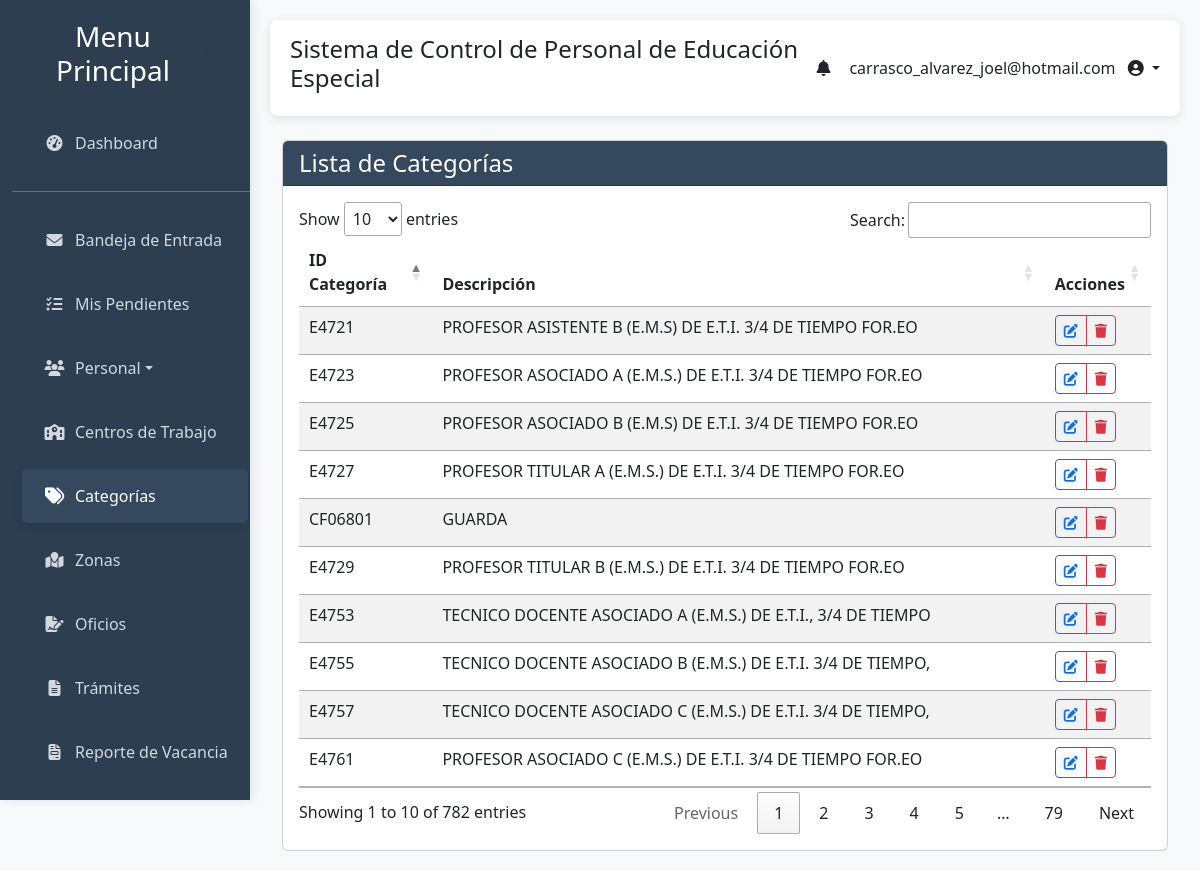
/categorias/ (signed in), run on the app's committed database.
### gestion_escolar/models.py (models this page shows, shortened)
class Categoria(models.Model):
    id_categoria = models.CharField(max_length=50, primary_key=True, verbose_name="ID Categoría")
    descripcion = models.CharField(max_length=255, verbose_name="Descripción")
    class Meta:
        verbose_name = "Categoría"
        verbose_name_plural = "Categorías"
        ordering = ['id_categoria']

### gestion_escolar/views.py (the view)
# urls.py: path('categorias/', views.lista_categorias, name='lista_categorias'),
def lista_categorias(request):
    if request.user.groups.filter(name='Directores').exists():
        raise PermissionDenied
    query = request.GET.get('q')
    categorias = Categoria.objects.all().order_by('id_categoria')
    if query:
        categorias = categorias.filter(
            Q(id_categoria__icontains=query) | Q(descripcion__icontains=query)
        )
    context = {
        'categorias': categorias,
        'query': query,
    }
    return render(request, 'gestion_escolar/lista_categorias.html', context)

### gestion_escolar/context_processors.py (called while the page is built, shortened)
def notifications_processor(request):
    if not request.user.is_authenticated:
        return {}
    alerts = []
    today = timezone.now().date()
    unread_notifications = Notificacion.objects.filter(usuario=request.user, leida=False).select_related('correspondencia')
    active_pendientes = Pendiente.objects.filter(
        usuario=request.user,
        completado=False,
        fecha_programada__lte=today
    )
    alerts.sort(key=lambda x: x['date'], reverse=True)
    return {
        'global_alerts': alerts,
        'total_alerts': len(alerts),
    }

### gestion_escolar/templatetags/auth_extras.py (called while the page is built)
@register.filter(name='has_group')
def has_group(user, group_name):
    try:
        group = Group.objects.get(name=group_name)
    except Group.DoesNotExist:
        return False
    return group in user.groups.all()

### gestion_escolar/templates/gestion_escolar/lista_categorias.html (shortened to what this page needs)
{% extends 'gestion_escolar/base.html' %}
{% load static %}
{% block content %}
<div class="container mt-4">
    <div class="row">
        <div class="col-md-12">
            <div class="card">
                <div class="card-header bg-primary text-white">
                    <h4 class="mb-0">Lista de Categorías</h4>
                </div>
                <div class="card-body">
                    <div class="table-responsive">
                        <table id="tablaCategorias" class="table table-striped table-hover datatable-search">
                            <thead>
                                <tr>
                                    <th>ID Categoría</th>
                                    <th>Descripción</th>
                                    <th>Acciones</th>
                                </tr>
                            </thead>
                            <tbody>
                                {% for categoria in categorias %}
                                <tr>
                                    <td>{{ categoria.id_categoria }}</td>
                                    <td>{{ categoria.descripcion }}</td>
                                    <td>
                                        <div class="btn-group" role="group">
                                            <a href="{% url 'editar_categoria' categoria.id_categoria %}" class="btn btn-sm btn-outline-primary">
                                                <i class="fas fa-edit"></i>
                                            </a>
                                            <a href="{% url 'eliminar_categoria' categoria.id_categoria %}" class="btn btn-sm btn-outline-danger">
                                                <i class="fas fa-trash"></i>
                                            </a>
                                        </div>
                                    </td>
                                </tr>
                                {% empty %}
                                <tr>
                                    <td colspan="2">No hay categorías registradas.</td>
                                </tr>
                                {% endfor %}
                            </tbody>
                        </table>
                    </div>
                </div>
            </div>
        </div>
    </div>
</div>
{% endblock %}

### gestion_escolar/templates/gestion_escolar/base.html (shortened to what this page needs)
<!DOCTYPE html>
<html lang="es">
<head>
    {% load static %}
    {% load auth_extras %}
    <link href="https://cdn.jsdelivr.net/npm/bootstrap@5.3.0/dist/css/bootstrap.min.css" rel="stylesheet">
    <link rel="stylesheet" href="https://cdn.datatables.net/1.13.6/css/jquery.dataTables.min.css">
    <link href="https://cdn.jsdelivr.net/npm/select2@4.1.0-rc.0/dist/css/select2.min.css" rel="stylesheet" />
    <link rel="stylesheet" href="https://cdnjs.cloudflare.com/ajax/libs/font-awesome/6.4.0/css/all.min.css">
</head>
<body>
    <div class="container-fluid">
        <div class="row">
            <div class="col-md-2 sidebar">
                <div class="d-flex justify-content-between align-items-center px-3 mb-4">
                    <h3 class="text-center mb-0">Menu Principal</h3>
                    <button id="sidebarCollapse" class="d-none d-md-block">
                        <i class="fas fa-chevron-left"></i>
                    </button>
                </div>
                <ul class="nav flex-column">
                    <li class="nav-item">
                        <a class="nav-link" href="{% url 'index' %}">
                            <i class="fas fa-tachometer-alt me-2"></i>
                            <span class="sidebar-text">Dashboard</span>
                        </a>
                    </li>
                    <hr class="sidebar-divider my-3">
                    <li class="nav-item">
                        <a class="nav-link" href="{% url 'correspondencia_inbox' %}">
                            <i class="fas fa-envelope me-2"></i>
                            <span class="sidebar-text">Bandeja de Entrada</span>
                        </a>
                    </li>
                    <li class="nav-item">
                        <a class="nav-link" href="{% url 'pendientes_activos' %}">
                            <i class="fas fa-tasks me-2"></i>
                            <span class="sidebar-text">Mis Pendientes</span>
                        </a>
                    </li>
                    <li class="nav-item dropdown">
                        <a class="nav-link dropdown-toggle" href="#" role="button" data-bs-toggle="dropdown" aria-expanded="false">
                            <i class="fas fa-users me-2"></i>
                            <span class="sidebar-text">Personal</span>
                        </a>
                    </li>
                    {% if not user|has_group:"Directores" %}
                    <li class="nav-item">
                        <a class="nav-link" href="{% url 'lista_escuelas' %}">
                            <i class="fas fa-school me-2"></i>
                            <span class="sidebar-text">Centros de Trabajo</span>
                        </a>
                    </li>
                    <li class="nav-item">
                        <a class="nav-link" href="{% url 'lista_categorias' %}">
                            <i class="fas fa-tags me-2"></i>
                            <span class="sidebar-text">Categorías</span>
                        </a>
                    </li>
                    <li class="nav-item">
                        <a class="nav-link" href="{% url 'lista_zonas' %}">
                            <i class="fas fa-map-marked me-2"></i>
                            <span class="sidebar-text">Zonas</span>
                        </a>
                    </li>
                    <li class="nav-item">
                        <a class="nav-link" href="{% url 'generar_oficios' %}">
                            <i class="fas fa-file-signature me-2"></i>
                            <span class="sidebar-text">Oficios</span>
                        </a>
                    </li>
                    <li class="nav-item">
                        <a class="nav-link" href="{% url 'generar_tramites_generales' %}">
                            <i class="fas fa-file-alt me-2"></i>
                            <span class="sidebar-text">Trámites</span>
                        </a>
                    </li>
                    <li class="nav-item">
                        <a class="nav-link" href="{% url 'gestionar_lote_vacancia' %}">
                            <i class="fas fa-file-invoice me-2"></i>
                            <span class="sidebar-text">Reporte de Vacancia</span>
                        </a>
                    </li>
                    <li class="nav-item">
                        <a class="nav-link" href="{% url 'historial' %}">
                        </a>
                    </li>
                    {% endif %}
                </ul>
            </div>
            <div class="col-md-10 main-content">
                <div class="header">
                    <h4>Sistema de Control de Personal de Educación Especial</h4>
                    {% if user.is_authenticated %}
                    <ul class="navbar-nav d-flex flex-row align-items-center">
                        <li class="nav-item dropdown me-3">
                            <a class="nav-link" href="#" id="alertsDropdown" role="button" data-bs-toggle="dropdown" aria-expanded="false">
                                <i class="fas fa-bell fa-fw"></i>
                            </a>
                        </li>
                        <li class="nav-item dropdown">
                            <a class="nav-link dropdown-toggle" href="#" id="userDropdown" role="button" data-bs-toggle="dropdown" aria-expanded="false">
                                <span class="me-2 d-none d-lg-inline">{{ user.username }}</span>
                                <i class="fas fa-user-circle"></i>
                            </a>
                        </li>
                    </ul>
                    {% endif %}
                </div>
                {% block content %}{% endblock %}
            </div>
        </div>
    </div>
</body>
</html>

### gestion_escolar/templates/gestion_escolar/base.html (style rules this page uses)
:root { --primary-color: #34495e; --secondary-color: #2c3e50; --accent-color: #95a5a6; --light-color: #ecf0f1; --success-color: #27ae60; --sidebar-width: 250px; --sidebar-collapsed-width: 70px; --transition-speed: 0.3s; }
.bg-primary { background-color: var(--primary-color) !important; }
body { background-color: #f8f9fa; font-family: 'Segoe UI', Tahoma, Geneva, Verdana, sans-serif; overflow-x: hidden; transition: margin-left var(--transition-speed); }
.sidebar { background-color: var(--secondary-color); color: white; height: 100vh; position: fixed; padding-top: 20px; width: var(--sidebar-width); z-index: 1000; transition: all var(--transition-speed) ease; left: 0; overflow-y: auto; box-shadow: 2px 0 10px rgba(0, 0, 0, 0.1); }
.sidebar .nav-link { color: rgba(255, 255, 255, 0.8); padding: 15px 20px; margin: 5px 10px; border-radius: 5px; transition: all var(--transition-speed); display: flex; align-items: center; white-space: nowrap; }
.sidebar .nav-link.active { background-color: var(--primary-color); color: white; box-shadow: 0 4px 8px rgba(0, 0, 0, 0.1); }
.sidebar .nav-link i { transition: transform var(--transition-speed); min-width: 25px; text-align: center; }
.sidebar .nav-link.active i { transform: scale(1.2); }
.main-content { margin-left: var(--sidebar-width); padding: 20px; transition: margin-left var(--transition-speed) ease, width var(--transition-speed) ease; width: calc(100% - var(--sidebar-width)); min-height: 100vh; }
.header { background-color: white; box-shadow: 0 2px 10px rgba(0, 0, 0, 0.1); padding: 15px 20px; margin-bottom: 20px; border-radius: 8px; display: flex; justify-content: space-between; align-items: center; position: sticky; top: 10px; z-index: 900; }
#sidebarCollapse { background: none; border: none; color: var(--secondary-color); font-size: 1.2rem; cursor: pointer; transition: transform var(--transition-speed); }

### data on the page
Categoria: id_categoria "CF06801", descripcion "GUARDA"
Categoria: id_categoria "E4721", descripcion "PROFESOR ASISTENTE B (E.M.S) DE E.T.I. 3/4 DE TIEMPO FOR.EO"
Categoria: id_categoria "E4723", descripcion "PROFESOR ASOCIADO A (E.M.S.) DE E.T.I. 3/4 DE TIEMPO FOR.EO"
Categoria: id_categoria "E4725", descripcion "PROFESOR ASOCIADO B (E.M.S) DE E.T.I. 3/4 DE TIEMPO FOR.EO"
Categoria: id_categoria "E4727", descripcion "PROFESOR TITULAR A (E.M.S.) DE E.T.I. 3/4 DE TIEMPO FOR.EO"
Categoria: id_categoria "E4729", descripcion "PROFESOR TITULAR B (E.M.S.) DE E.T.I. 3/4 DE TIEMPO FOR.EO"
Categoria: id_categoria "E4753", descripcion "TECNICO DOCENTE ASOCIADO A (E.M.S.) DE E.T.I., 3/4 DE TIEMPO"
Categoria: id_categoria "E4755", descripcion "TECNICO DOCENTE ASOCIADO B (E.M.S.) DE E.T.I. 3/4 DE TIEMPO,"
Categoria: id_categoria "E4757", descripcion "TECNICO DOCENTE ASOCIADO C (E.M.S.) DE E.T.I. 3/4 DE TIEMPO,"
Categoria: id_categoria "E4761", descripcion "PROFESOR ASOCIADO C (E.M.S.) DE E.T.I. 3/4 DE TIEMPO FOR.EO"

### other printed values
{{ user.username }} "carrasco_alvarez_joel@hotmail.com"
